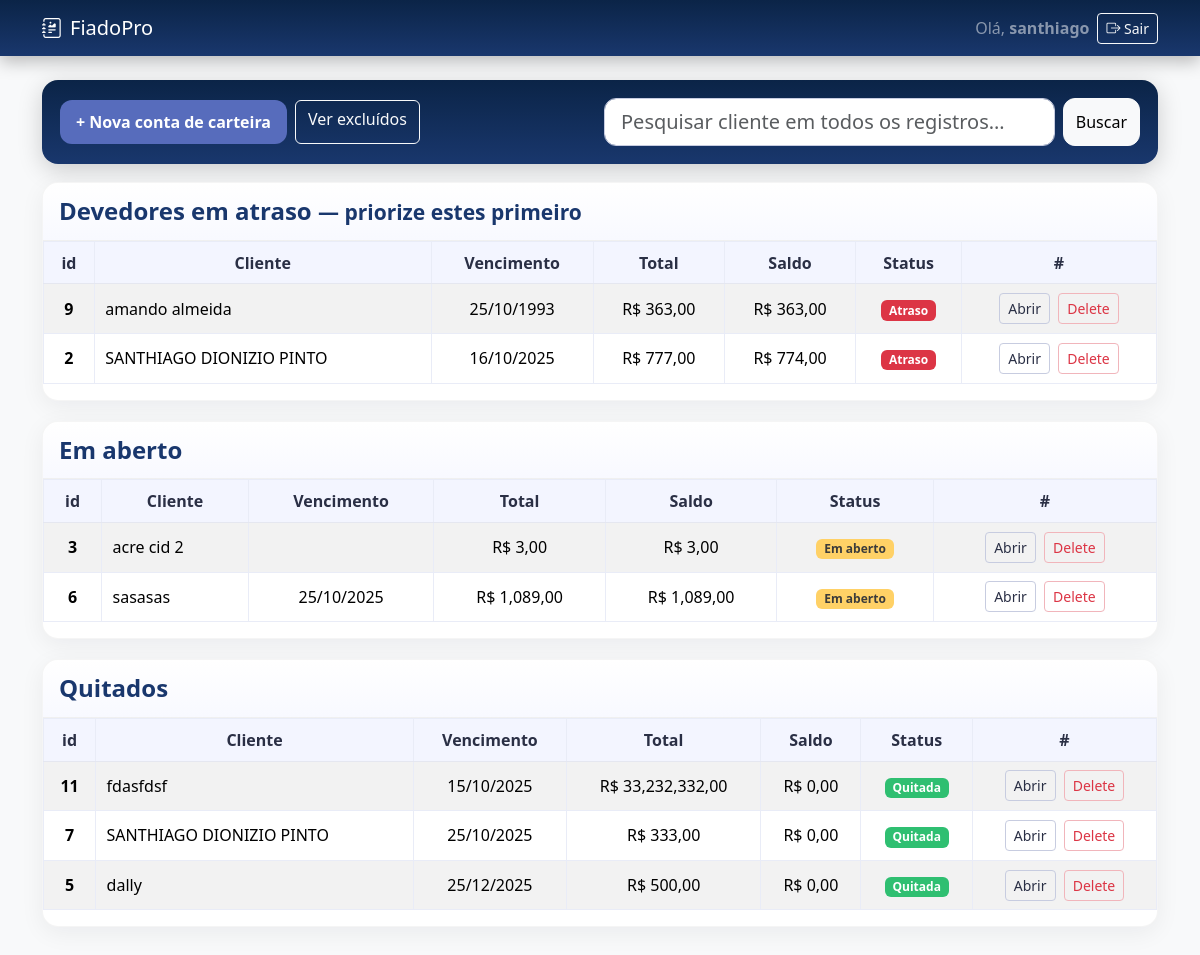
Before: / (signed in) with the older database file.
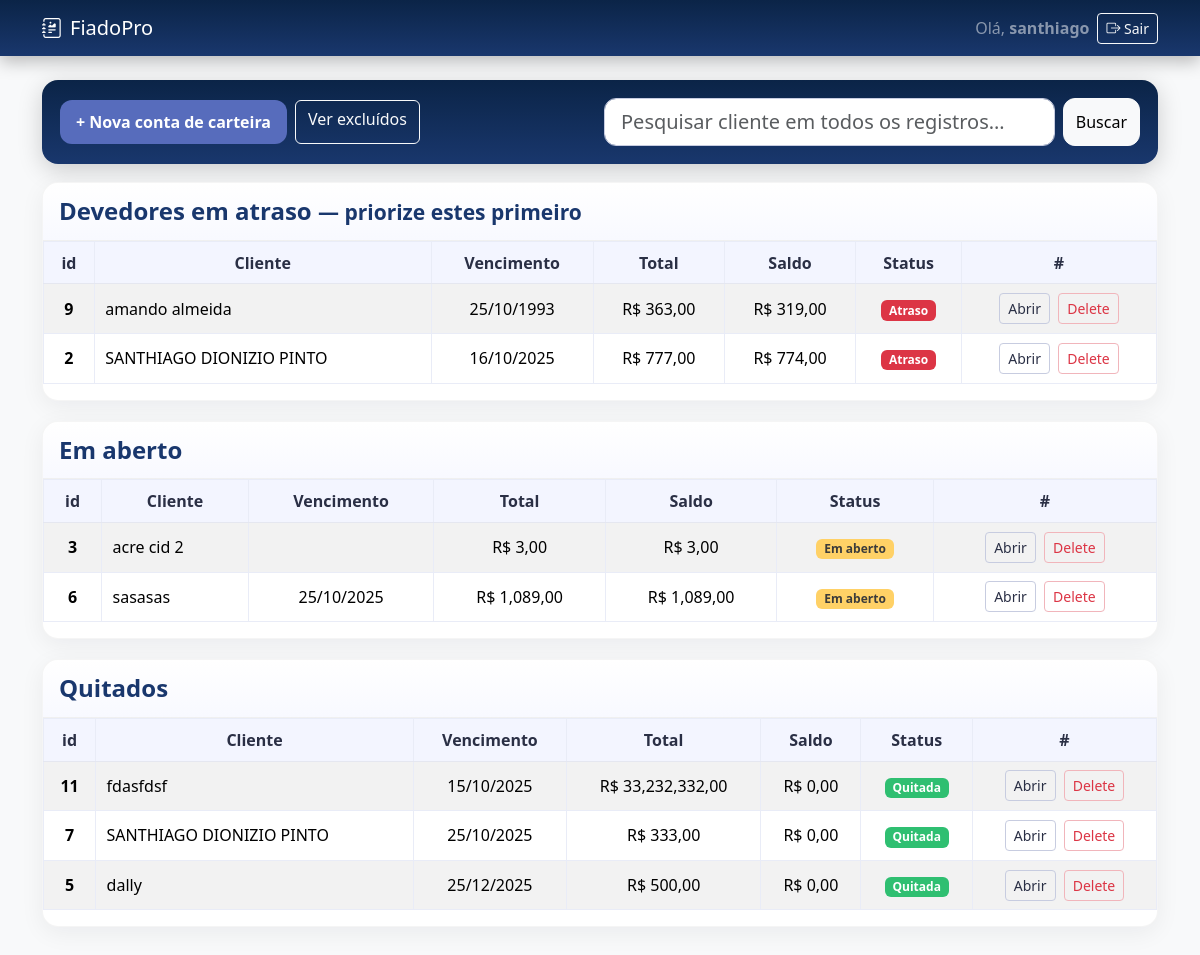
After: the same page with the newer database file.
### carteira/models.py (models this page shows, shortened)
class ContaCarteira(models.Model):
    STATUS_CHOICES = (
        ("EM_ABERTO", "Em aberto"),
        ("PAGO", "Pago"),
        ("ATRASO", "Em atraso"),
    )
    owner = models.ForeignKey(User, on_delete=models.CASCADE, related_name="contas_carteira")
    cliente = models.ForeignKey(Cliente, on_delete=models.PROTECT, related_name="contas")
    criado_em = models.DateField(default=timezone.now)
    vencimento = models.DateField(null=True, blank=True)
    total = models.DecimalField(max_digits=12, decimal_places=2, default=0)
    saldo = models.DecimalField(max_digits=12, decimal_places=2, default=0)
    status = models.CharField(max_length=12, choices=STATUS_CHOICES, default="EM_ABERTO")
    is_deleted = models.BooleanField(default=False)
    deleted_at = models.DateTimeField(null=True, blank=True)
    deleted_reason = models.CharField(max_length=255, blank=True)
    deleted_by = models.ForeignKey(
        User, null=True, blank=True, on_delete=models.SET_NULL, related_name="contas_carteira_excluidas"
    )
    class Meta:
        ordering = ["-criado_em", "-id"]

class Cliente(models.Model):
    nome = models.CharField(max_length=150)
    cpf = models.CharField(max_length=14, blank=True)
    telefone = models.CharField(max_length=20, blank=True)

### carteira/views.py (the view)
# urls.py: path("", views.dashboard, name="dashboard"),
@login_required
def dashboard(request):
    q = request.GET.get("q", "").strip()
    base = (ContaCarteira.objects
            .filter(owner=request.user, is_deleted=False)  # garante esconder excluídos
            .select_related("cliente"))
    base_atrasados = base.filter(status="ATRASO")
    base_em_aberto = base.filter(status="EM_ABERTO")
    base_quitados  = base.filter(status="PAGO")
    if q:
        name_filter = Q(cliente__nome__icontains=q)
        atrasados = base_atrasados.filter(name_filter)
        em_aberto = base_em_aberto.filter(name_filter)
        quitados  = base_quitados.filter(name_filter)
    else:
        atrasados = base_atrasados
        em_aberto = base_em_aberto
        quitados  = base_quitados
    cform = ClienteForm()
    conta_form = ContaForm()
    formset = ItemFormSet(prefix="itens")
    del_form = DeleteConfirmForm()  # + NEW
    return render(request, "carteira/dashboard.html", {
        "q": q,
        "atrasados": atrasados.order_by("vencimento", "id"),
        "quitados": quitados.order_by("vencimento", "id"),
        "em_aberto": em_aberto.order_by("vencimento", "id"),
        "cform": cform,
        "conta_form": conta_form,
        "formset": formset,
        "del_form": del_form,        # + NEW
        "open_modal": False,
    })

### carteira/forms.py (shortened to what this page needs)
class ClienteForm(forms.ModelForm):
    class Meta:
        model = Cliente
        fields = ["nome", "cpf", "telefone"]
        widgets = {
            "nome": forms.TextInput(attrs={
                "class": "form-control",
                "placeholder": "Nome do cliente"
            }),
            "cpf": forms.TextInput(attrs={
                "class": "form-control",
                "id": "id_cpf_cnpj",
                "placeholder": "CPF ou CNPJ",
                "inputmode": "numeric",
                "autocomplete": "on",
            }),
            "telefone": forms.TextInput(attrs={
                "class": "form-control",
                "id": "id_telefone",
                "placeholder": "(00) 00000-0000",
                "inputmode": "tel",
                "autocomplete": "tel",
                "maxlength": "16",  # suficiente para (00) 00000-0000
            }),
        }

class ContaForm(forms.ModelForm):
    class Meta:
        model = ContaCarteira
        fields = ["vencimento"]
        widgets = {
            "vencimento": forms.DateInput(attrs={
                "class": "form-control",
                "type": "date"
            }),
        }

### carteira/templates/carteira/dashboard.html (shortened to what the changed rows need)
{% extends 'carteira/base.html' %}
{% load static %}
{% load humanize %}
{% block content %}
<div class="section-card">
  <div class="card-body">
    <div class="table-wrap">
      <table class="table table-striped table-sm table-bordered table-hover align-middle">
        <thead>
          <tr>
            <th class="text-center">id</th>
            <th class="text-center">Cliente</th>
            <th class="text-center">Vencimento</th>
            <th class="text-center">Total</th>
            <th class="text-center">Saldo</th>
            <th class="text-center">Status</th>
            <th class="text-center">#</th>
          </tr>
        </thead>
        <tbody>
          {% for c in atrasados %}
            <tr>
              <th class="text-center">{{ c.id }}</th>
              <td>{{ c.cliente.nome }}</td>
              <td class="text-center">{{ c.vencimento|date:'d/m/Y' }}</td>
              <td class="text-center">R$ {{ c.total|floatformat:2|intcomma }}</td>
              <td class="text-center">R$ {{ c.saldo|floatformat:2|intcomma }}</td>
              <td class="text-center"><span class="badge bg-danger">Atraso</span></td>
              <td class="text-center row-actions">
                <a class="btn btn-sm btn-outline-dark me-1" href="{% url 'carteira:conta' c.id %}">Abrir</a>
                <button type="button"
                        class="btn btn-sm btn-outline-danger"
                        data-bs-toggle="modal"
                        data-bs-target="#modalExcluirConta"
                        data-url="{% url 'carteira:excluir_conta' c.id %}"
                        data-label="Conta #{{ c.id }} — {{ c.cliente.nome }}">
                  Delete
                </button>
              </td>
            </tr>
          {% empty %}
            <tr><td colspan="7" class="text-muted text-center py-3">Sem atrasos 👏</td></tr>
          {% endfor %}
        </tbody>
      </table>
    </div>
  </div>
</div>
<div class="section-card">
  <div class="card-body">
    <div class="table-wrap">
      <table class="table table-striped table-sm table-bordered table-hover align-middle">
        <thead>
          <tr>
            <th class="text-center">id</th>
            <th class="text-center">Cliente</th>
            <th class="text-center">Vencimento</th>
            <th class="text-center">Total</th>
            <th class="text-center">Saldo</th>
            <th class="text-center">Status</th>
            <th class="text-center">#</th>
          </tr>
        </thead>
        <tbody>
          {% for c in em_aberto %}
            <tr>
              <th class="text-center">{{ c.id }}</th>
            </tr>
          {% empty %}
            <tr><td colspan="7" class="text-muted text-center py-3">Sem contas em aberto</td></tr>
          {% endfor %}
        </tbody>
      </table>
    </div>
  </div>
</div>
<div class="section-card">
  <div class="card-body">
    <div class="table-wrap">
      <table class="table table-striped table-sm table-bordered table-hover align-middle">
        <thead>
          <tr>
            <th class="text-center">id</th>
            <th class="text-center">Cliente</th>
            <th class="text-center">Vencimento</th>
            <th class="text-center">Total</th>
            <th class="text-center">Saldo</th>
            <th class="text-center">Status</th>
            <th class="text-center">#</th>
          </tr>
        </thead>
        <tbody>
          {% for c in quitados %}
            <tr>
              <th class="text-center">{{ c.id }}</th>
            </tr>
          {% empty %}
            <tr><td colspan="7" class="text-muted text-center py-3">Sem contas quitadas</td></tr>
          {% endfor %}
        </tbody>
      </table>
    </div>
  </div>
</div>
{% endblock %}

Changed rows visible on the page:
changed ContaCarteira "amando almeida": saldo "363,00" → "319,00"
